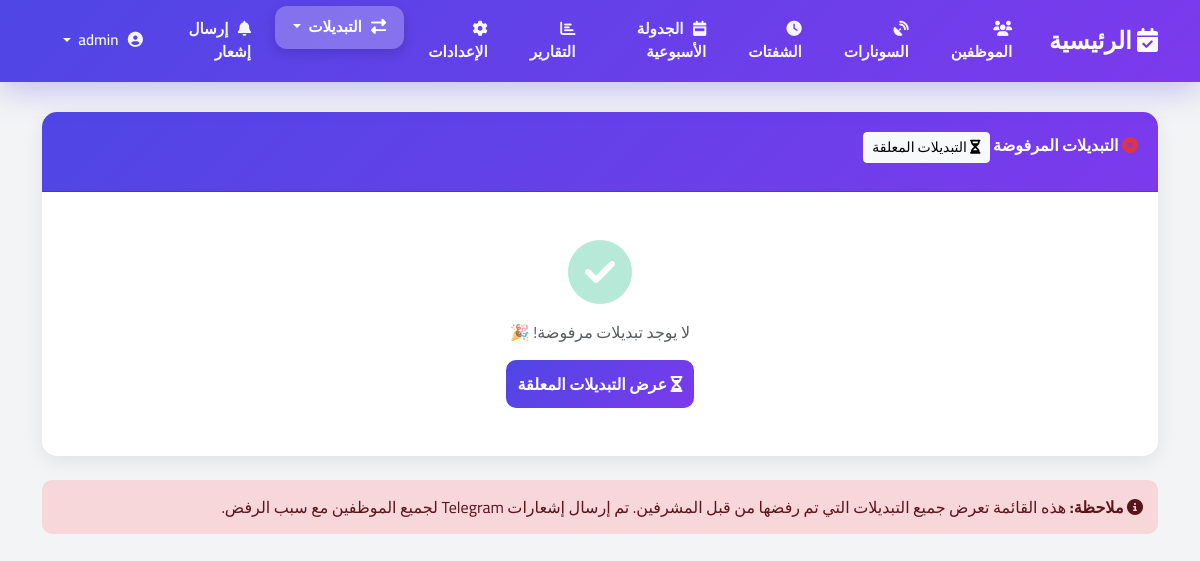
/rejected-assignments/ (signed in), run on an earlier commit of the app's database.
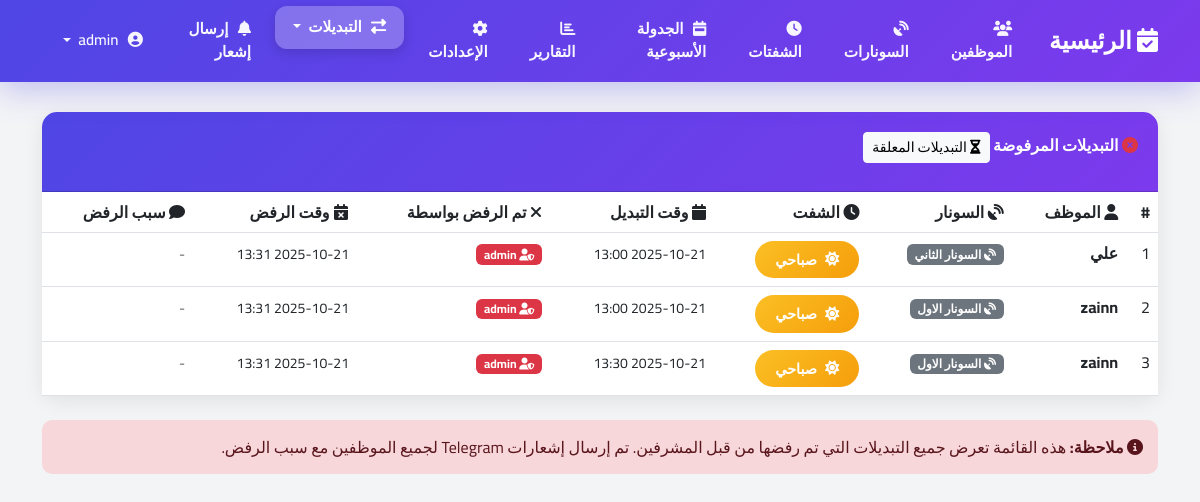
And on a later commit of the database.
### shifts/models.py (models this page shows, shortened)
class AssignmentConfirmation(models.Model):
    STATUS_CHOICES = [
        ('confirmed', 'مؤكد'),
        ('rejected', 'مرفوض'),
    ]
    assignment = models.OneToOneField(
        EmployeeAssignment,
        on_delete=models.CASCADE,
        related_name='confirmation',
        verbose_name='التبديل'
    )
    status = models.CharField(
        max_length=20,
        choices=STATUS_CHOICES,
        verbose_name='الحالة'
    )
    confirmed_by = models.ForeignKey(
        User,
        on_delete=models.SET_NULL,
        null=True,
        verbose_name='تم التأكيد/الرفض بواسطة'
    )
    confirmed_at = models.DateTimeField(auto_now_add=True, verbose_name='وقت التأكيد/الرفض')
    notes = models.TextField(blank=True, null=True, verbose_name='ملاحظات')
    class Meta:
        verbose_name = 'تأكيد تبديل'
        verbose_name_plural = 'تأكيدات التبديلات'
        ordering = ['-confirmed_at']

class EmployeeAssignment(models.Model):
    employee = models.ForeignKey(Employee, on_delete=models.CASCADE)
    sonar = models.ForeignKey(Sonar, on_delete=models.CASCADE, null=True, blank=True)  # يمكن أن يكون null للاحتياط
    shift = models.ForeignKey(Shift, on_delete=models.CASCADE)
    assigned_at = models.DateTimeField(default=timezone.now)
    rotation_number = models.IntegerField(default=0)
    confirmed = models.BooleanField(default=False)  # هل تم تأكيد التبديل؟
    notification_sent = models.BooleanField(default=False)  # هل تم إرسال الإشعار؟
    is_standby = models.BooleanField(default=False, verbose_name='في حالة احتياط')  # الموظف في راحة/احتياط
    work_duration_hours = models.FloatField(default=0.0, verbose_name='مدة العمل بالساعات')  # مدة العمل الفعلية
    employee_confirmed = models.BooleanField(default=False, verbose_name='تأكيد الموظف')
    employee_confirmed_at = models.DateTimeField(null=True, blank=True, verbose_name='وقت تأكيد الموظف')
    supervisor_confirmed = models.BooleanField(default=False, verbose_name='تأكيد المشرف')
    supervisor_confirmed_at = models.DateTimeField(null=True, blank=True, verbose_name='وقت تأكيد المشرف')
    supervisor_confirmed_by = models.ForeignKey(
        User,
        on_delete=models.SET_NULL,
        null=True,
        blank=True,
        related_name='confirmed_assignments',
        verbose_name='المشرف المؤكد'
    )
    class Meta:
        verbose_name = 'إسناد موظف'
        verbose_name_plural = 'إسنادات الموظفين'
        ordering = ['-assigned_at']

class Employee(models.Model):
    user = models.OneToOneField(User, on_delete=models.CASCADE, related_name='employee_profile', null=True, blank=True)
    name = models.CharField(max_length=100, verbose_name='اسم الموظف')
    telegram_id = models.CharField(max_length=50, null=True, blank=True, verbose_name='معرف تليجرام')
    is_on_leave = models.BooleanField(default=False, verbose_name='في إجازة')
    created_at = models.DateTimeField(auto_now_add=True, null=True, blank=True, verbose_name='تاريخ الإنشاء')
    created_by = models.ForeignKey(User, on_delete=models.SET_NULL, null=True, blank=True,
                                   related_name='created_employees', verbose_name='أنشئ بواسطة')
    total_work_hours = models.FloatField(default=0.0, verbose_name='إجمالي ساعات العمل')
    last_work_datetime = models.DateTimeField(null=True, blank=True, verbose_name='آخر وقت عمل')
    consecutive_rest_count = models.IntegerField(default=0, verbose_name='عدد مرات الراحة المتتالية')
    class Meta:
        verbose_name = 'موظف'
        verbose_name_plural = 'الموظفين'

class Sonar(models.Model):
    name = models.CharField(max_length=50)
    active = models.BooleanField(default=True)  # لتحديد إذا كانت المحطة نشطة
    max_employees = models.IntegerField(default=1)  # عدد الموظفين المطلوب لكل محطة

### shifts/views.py (the view)
# urls.py: path('rejected-assignments/', views.rejected_assignments_list, name='rejected_assignments_list'),
@login_required
def rejected_assignments_list(request):
    rejected = AssignmentConfirmation.objects.filter(
        status='rejected'
    ).select_related(
        'assignment__employee',
        'assignment__sonar',
        'assignment__shift',
        'confirmed_by'
    ).order_by('-confirmed_at')
    return render(request, 'pending_assignments/rejected_list.html', {'rejected_assignments': rejected})

### templates/pending_assignments/rejected_list.html (shortened to what the changed rows need)
{% extends 'base.html' %}
{% block content %}
<div class="content-wrapper">
    <div class="container">
        <div class="card">
            <div class="card-body p-0">
                {% if rejected_assignments %}
                <div class="table-responsive">
                    <table class="table table-hover mb-0">
                        <thead>
                            <tr>
                                <th>#</th>
                                <th><i class="fas fa-user"></i> الموظف</th>
                                <th><i class="fas fa-satellite-dish"></i> السونار</th>
                                <th><i class="fas fa-clock"></i> الشفت</th>
                                <th><i class="fas fa-calendar"></i> وقت التبديل</th>
                                <th><i class="fas fa-times"></i> تم الرفض بواسطة</th>
                                <th><i class="fas fa-calendar-times"></i> وقت الرفض</th>
                                <th><i class="fas fa-comment"></i> سبب الرفض</th>
                            </tr>
                        </thead>
                        <tbody>
                            {% for rejection in rejected_assignments %}
                            <tr>
                                <td>{{ forloop.counter }}</td>
                                <td>
                                    <strong>{{ rejection.assignment.employee.name }}</strong>
                                </td>
                                <td>
                                    <span class="badge bg-secondary">
                                        <i class="fas fa-satellite-dish"></i> {{ rejection.assignment.sonar.name }}
                                    </span>
                                </td>
                                <td>
                                    {% if rejection.assignment.shift.name == 'morning' %}
                                        <span class="shift-badge shift-morning">
                                            <i class="fas fa-sun"></i> صباحي
                                        </span>
                                    {% elif rejection.assignment.shift.name == 'evening' %}
                                        <span class="shift-badge shift-evening">
                                            <i class="fas fa-cloud-sun"></i> مسائي
                                        </span>
                                    {% elif rejection.assignment.shift.name == 'night' %}
                                        <span class="shift-badge shift-night">
                                            <i class="fas fa-moon"></i> ليلي
                                        </span>
                                    {% endif %}
                                </td>
                                <td>
                                    <small>{{ rejection.assignment.assigned_at|date:"Y-m-d H:i" }}</small>
                                </td>
                                <td>
                                    <span class="badge bg-danger">
                                        <i class="fas fa-user-shield"></i> {{ rejection.confirmed_by.username }}
                                    </span>
                                </td>
                                <td>
                                    <small>{{ rejection.confirmed_at|date:"Y-m-d H:i" }}</small>
                                </td>
                                <td>
                                    {% if rejection.notes %}
                                        <small class="text-muted">{{ rejection.notes|truncatewords:5 }}</small>
                                    {% else %}
                                        <small class="text-muted">-</small>
                                    {% endif %}
                                </td>
                            </tr>
                            {% endfor %}
                        </tbody>
                    </table>
                </div>
                {% else %}
                <div class="text-center py-5">
                    <i class="fas fa-check-circle fa-4x mb-3" style="opacity: 0.3; color: #10B981;"></i>
                    <p class="text-muted">لا يوجد تبديلات مرفوضة! 🎉</p>
                    <a href="{% url 'pending_assignments_list' %}" class="btn btn-primary">
                        <i class="fas fa-hourglass-half"></i> عرض التبديلات المعلقة
                    </a>
                </div>
                {% endif %}
            </div>
        </div>
    </div>
</div>
{% endblock %}

What changed in the data, as far as the page shows it:
added AssignmentConfirmation: assignment.employee.name "علي", assignment.sonar.name "السونار الثاني", shows "صباحي", assignment.assigned_at "2025-10-21 13:00", confirmed_by.username "admin", confirmed_at "2025-10-21 13:31"
added AssignmentConfirmation: assignment.employee.name "zainn", assignment.sonar.name "السونار الاول", shows "صباحي", assignment.assigned_at "2025-10-21 13:00", confirmed_by.username "admin", confirmed_at "2025-10-21 13:31"
added AssignmentConfirmation: assignment.employee.name "zainn", assignment.sonar.name "السونار الاول", shows "صباحي", assignment.assigned_at "2025-10-21 13:30", confirmed_by.username "admin", confirmed_at "2025-10-21 13:31"
Also different on the page:
text no longer shown: "لا يوجد تبديلات مرفوضة! 🎉 عرض التبديلات المعلقة"
text now shown: "# الموظف السونار الشفت وقت التبديل تم الرفض بواسطة وقت الرفض سبب الرفض"
